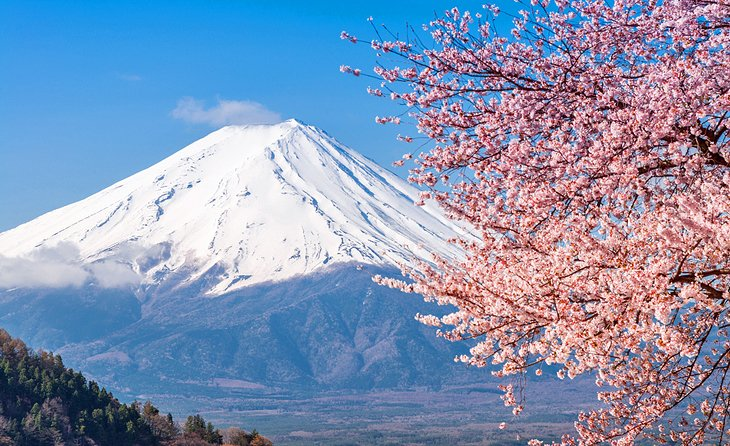
#> input picture Lab1/fuji.jpg, 730 x 446 px
$ python lab1.1.3.py
#> lines starting #> are read from the running program, lines starting #| are printed output that depends on the picture
import cv2
import numpy as np
import matplotlib.image as mpimg
from matplotlib import pyplot as plt
from mpl_toolkits.mplot3d import Axes3D
x = cv2.imread("fuji.jpg")
#> x is the input picture: shape (446, 730, 3); mean B, G, R 179.5, 148.2, 132.4
gray_image = cv2.cvtColor(x, cv2.COLOR_BGR2GRAY)
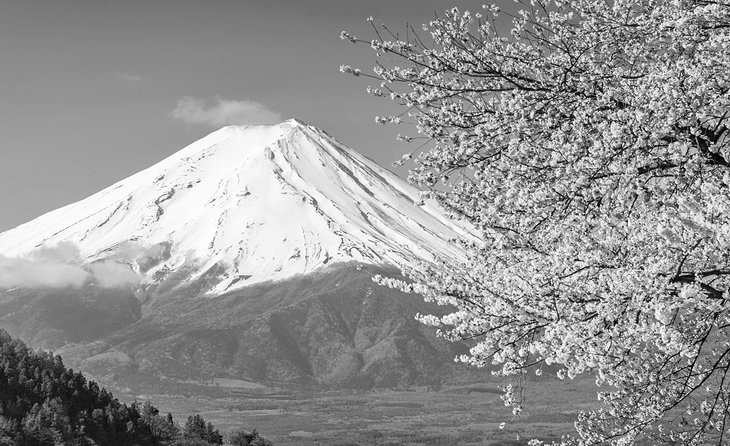
#> gray_image: shape (446, 730); min 1, max 255, mean 147
gray_image = cv2.resize(gray_image,(200,200))
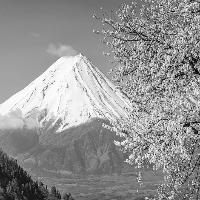
#> gray_image: shape (200, 200); min 5, max 255, mean 146.8
quantized_image = np.floor((gray_image/255)*4)
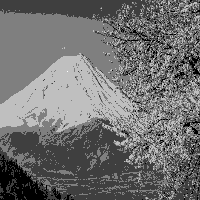
#> quantized_image: shape (200, 200) float64; min 0, max 4, mean 1.77; drawn with min black and max white
plt.subplot(1, 2, 1).imshow(gray_image, cmap="gray")
plt.title("original")
plt.subplot(1, 2, 2).imshow(quantized_image, cmap="gray")
plt.title("quantized")
plt.show()
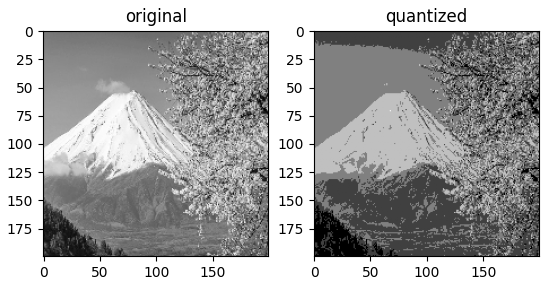
#> figure drawn by matplotlib, 2 panels

$ run again, with Lab1/erum.png saved as Lab1/fuji.jpg
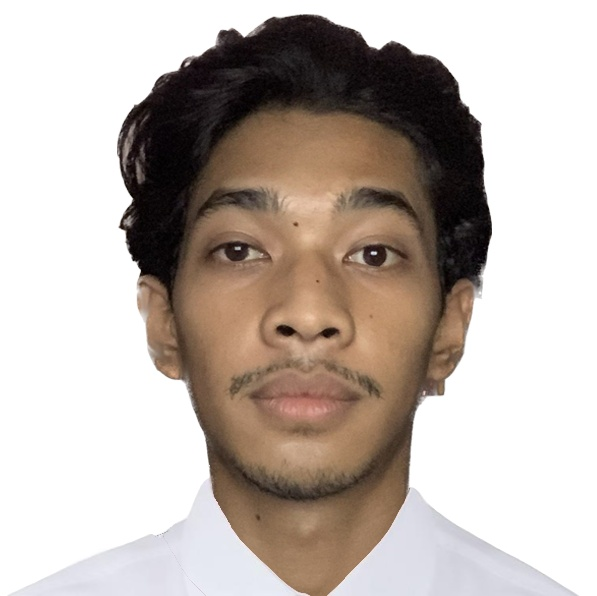
#> input picture Lab1/erum.png, 597 x 596 px
#> x is the input picture: shape (596, 597, 3); mean B, G, R 173.4, 180.2, 190.4
#> `quantized_image = np.floor((gray_image/255)*4)`:
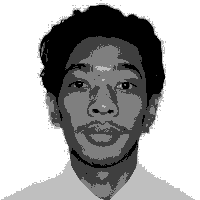
#> quantized_image: shape (200, 200) float64; min 0, max 4, mean 2.62; drawn with min black and max white
#> `plt.show()`:
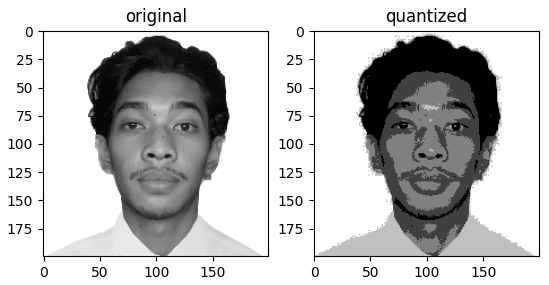
#> figure drawn by matplotlib, 2 panels
